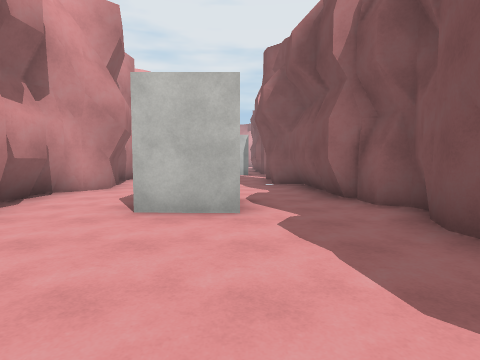
View 1 (above)

21 first-person views from a walk through a scene from a Unity 3-D project. The camera is 1.5 m above the floor, tilts 4° down and sees 80° across. The floor is counted in squares, 2 m on a side. Each view is taken from the middle of a square. On the plan, view 1 faces up. The plan holds only what a view shows up to about 10 squares ahead; the rest is blank. The place goes on beyond the plan. The player is left out. Surface patterns are stand-ins for the level's own textures.

View 2
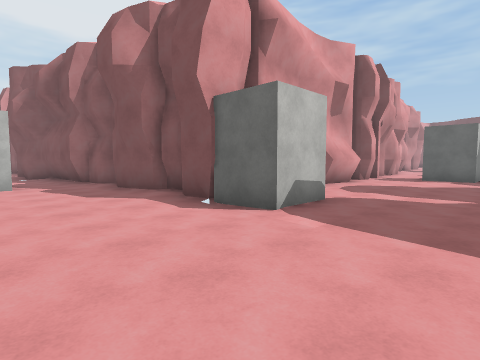

View 3
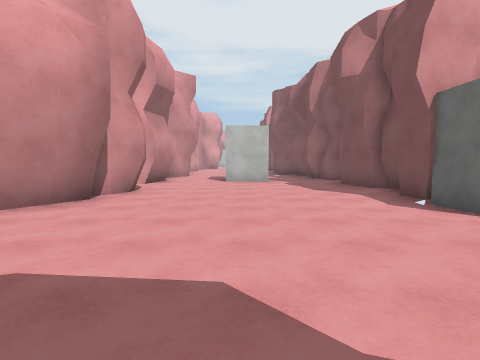

View 4
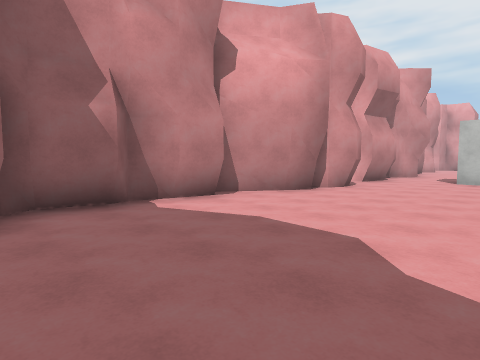

View 5
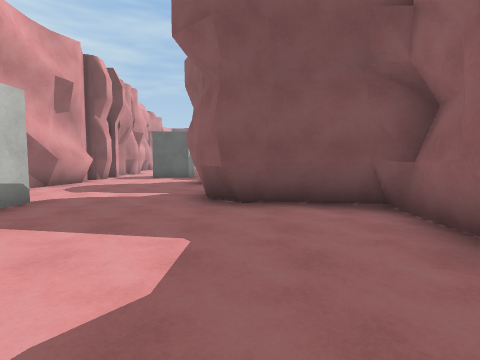

View 6
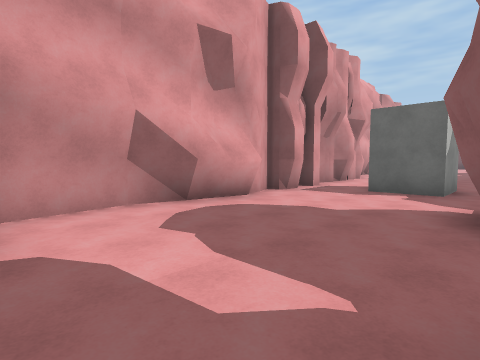

View 7
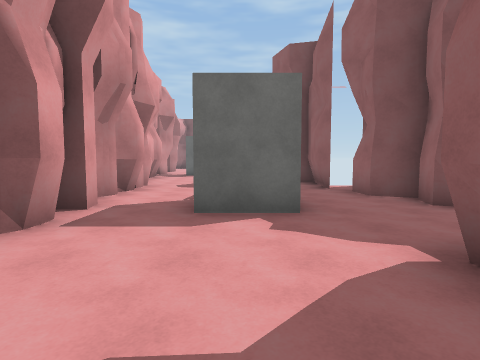

View 8
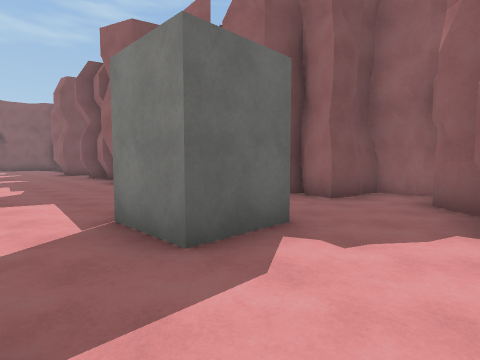

View 9
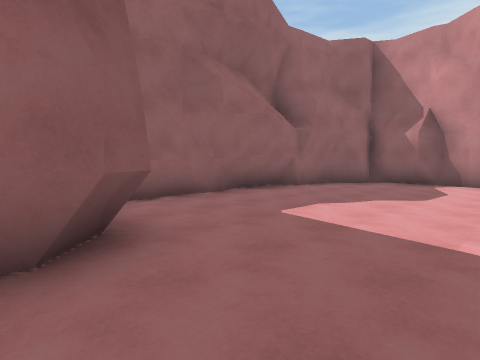

View 10
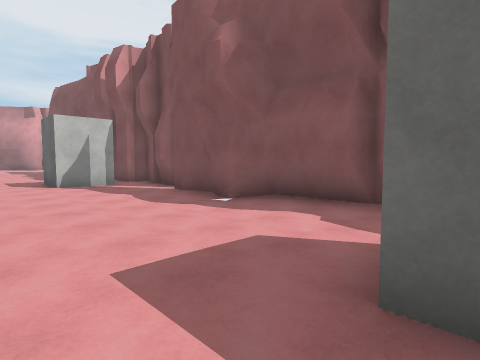

View 11
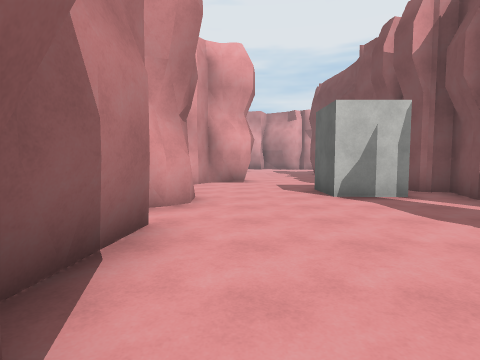

View 12
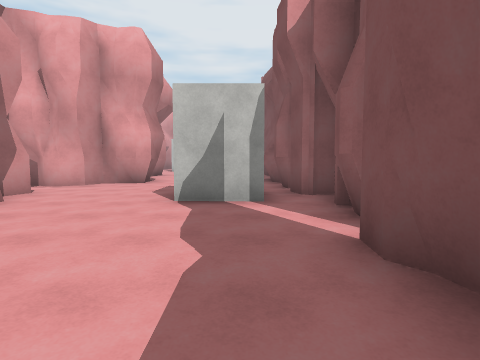

View 13
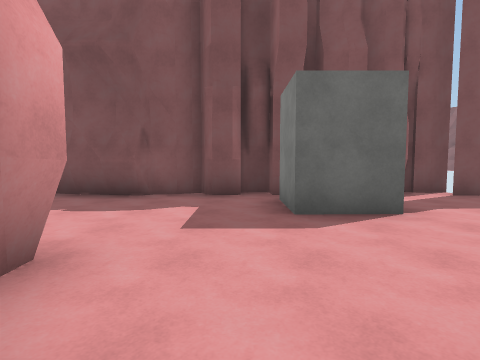

View 14
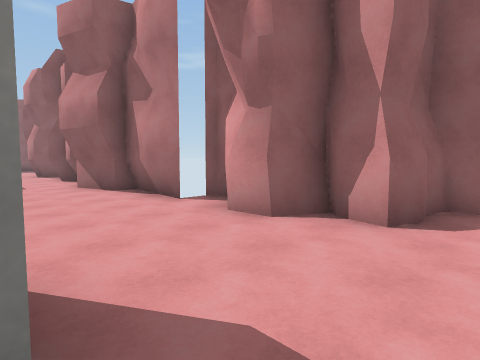

View 15
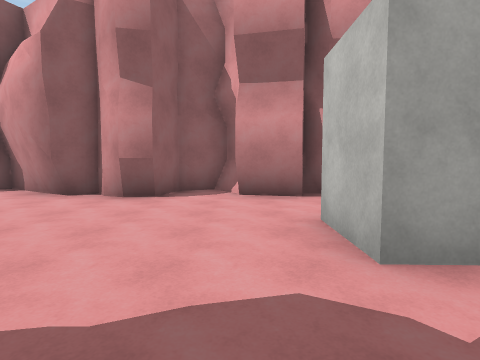

View 16
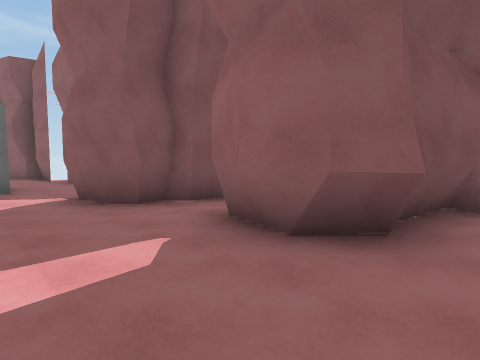

View 17
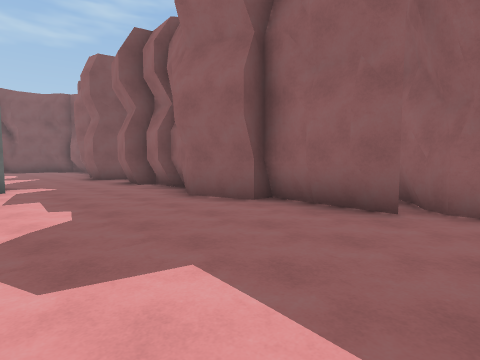

View 18
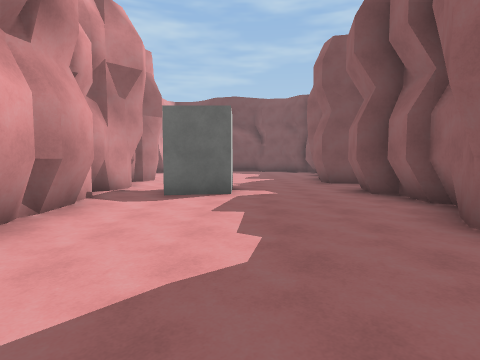

View 19
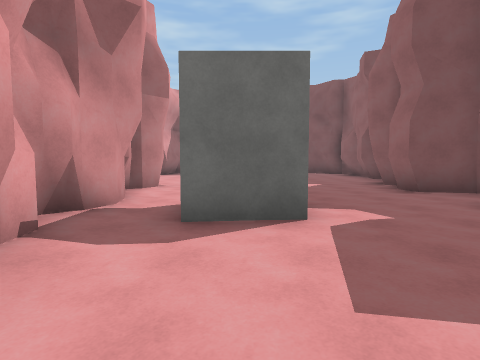

View 20
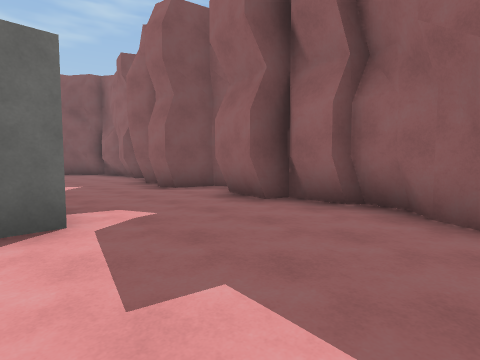

View 21
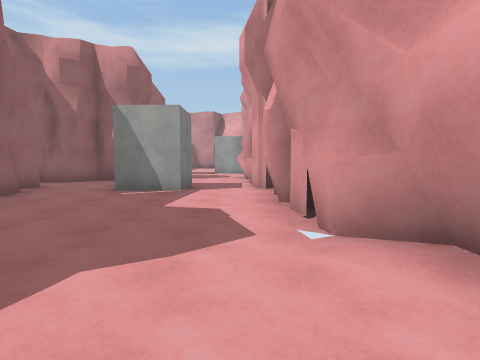

### Floor plan
Key: @ floor where view 1 was taken; # wall or solid block; . main floor; - floor 0.25 m lower than the main floor.
Columns run from 6 left of view 1 to 26 right of it. Each row starts with its distance up from view 1.
 19      ..#
 18  ###...##
 17 ##......#
 16 #......##
 15 ##...##.#
 14  #...##.#
 13  ##.....#
 12  #......#
 11  ##....##
 10   #....##
  9   #....-#
  8   #....-#
  7   #.....#
  6   #.....##
  5   #..##..#
  4   #..##..#
  3  ##......#
  2  #.......#                #######
  1  ##......#            #####..#..#
  0   #...@..##############.........
 -1  ##......##..##.............#
 -2  #.......##.....................
 -3  #...............##..............
 -4  #...............................
 -5  #............##....#######.#.###
 -6  #........###.##...###    ### #
 -7  ##.......# #####.###
 -8   ######..#     ###
 -9        ####

Positions as (right, up) in squares from view 1, and headings:
1: (0, 0), facing up
2: (-1, -5), facing up-right
3: (-1, -6), facing up
4: (0, -7), facing up-left
5: (-1, -6), facing right
6: (4, -5), facing up-right
7: (7, -3), facing right
8: (9, -1), facing down-right
9: (5, -3), facing down-left
10: (-3, 5), facing up-right
11: (-3, 8), facing up
12: (0, 9), facing up
13: (-5, 16), facing right
14: (-1, 16), facing down-left
15: (2, 3), facing left
16: (3, -3), facing down-right
17: (13, -1), facing down-right
18: (15, -2), facing right
19: (18, -1), facing right
20: (18, -1), facing down-right
21: (19, -1), facing left
